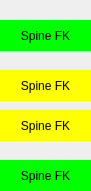
  <widget class="QGroupBox" name="FKSpineBox">
   <property name="geometry">
    <rect>
     <x>200</x>
     <y>100</y>
     <width>91</width>
     <height>191</height>
    </rect>
   </property>
   <property name="styleSheet">
    <string notr="true">border-style: solid;
</string>
   </property>
   <property name="title">
    <string/>
   </property>
   <property name="alignment">
    <set>Qt::AlignCenter</set>
   </property>
   <property name="flat">
    <bool>true</bool>
   </property>
   <widget class="QPushButton" name="SpineFK01_2">
    <property name="geometry">
     <rect>
      <x>0</x>
      <y>160</y>
      <width>91</width>
      <height>31</height>
     </rect>
    </property>
    <property name="styleSheet">
     <string notr="true">

QPushButton{
background-color: rgb(0, 255, 0);
color: rgb(0, 0, 0);

   border-radius:25px;
}


QPushButton:hover:!pressed
{
	color: rgb(255, 255, 255);
}
</string>
    </property>
    <property name="text">
     <string>Spine FK</string>
    </property>
   </widget>
   <widget class="QPushButton" name="SpineFK03_2">
    <property name="geometry">
     <rect>
      <x>0</x>
      <y>70</y>
      <width>91</width>
      <height>31</height>
     </rect>
    </property>
    <property name="styleSheet">
     <string notr="true">

QPushButton{
background-color: rgb(255, 255, 0);
color: black;
}


QPushButton:hover:!pressed
{
	color: rgb(255, 255, 255);
}
</string>
    </property>
    <property name="text">
     <string>Spine FK</string>
    </property>
   </widget>
   <widget class="QPushButton" name="SpineFK02_2">
    <property name="geometry">
     <rect>
      <x>0</x>
      <y>110</y>
      <width>91</width>
      <height>31</height>
     </rect>
    </property>
    <property name="styleSheet">
     <string notr="true">

QPushButton{
background-color: rgb(255, 255, 0);
color: black;
}


QPushButton:hover:!pressed
{
	color: rgb(255, 255, 255);
}
</string>
    </property>
    <property name="text">
     <string>Spine FK</string>
    </property>
   </widget>
   <widget class="QPushButton" name="SpineFK04_2">
    <property name="geometry">
     <rect>
      <x>0</x>
      <y>20</y>
      <width>91</width>
      <height>31</height>
     </rect>
    </property>
    <property name="styleSheet">
     <string notr="true">

QPushButton{
background-color: rgb(0, 255, 0);
color: rgb(0, 0, 0);

   border-radius:25px;
}


QPushButton:hover:!pressed
{
	color: rgb(255, 255, 255);
}
</string>
    </property>
    <property name="text">
     <string>Spine FK</string>
    </property>
   </widget>
  </widget>
